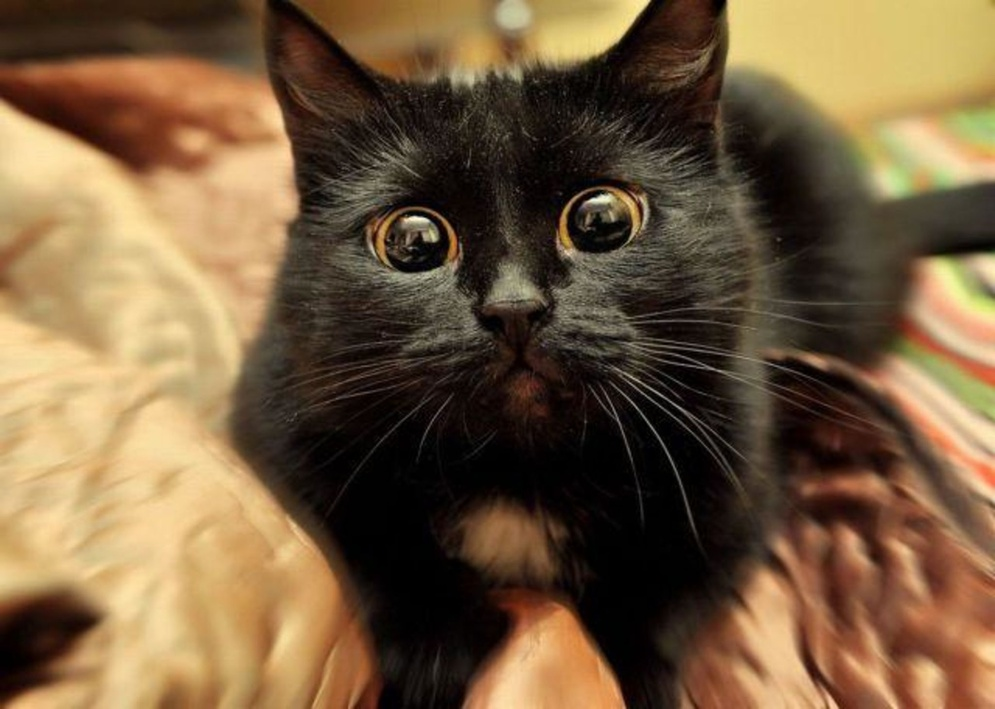
#> input picture PyCharm/pic/Cat.jpg, 995 x 709 px, shrunk from 2048 x 1459 before the run
$ jupyter execute --allow-errors Lab9_EX.ipynb
#> lines starting #> are read from the running program, lines starting #| are printed output that depends on the picture; after the words box and inside, x2 and y2 are one past the last pixel; in counts of white or black regions, pixels touching at a corner belong together
###  Вычислить площадь s, периметр р, ширину w, высоту h, отношение ширины к высоте w/h, отношение площади изображения к площади описывающего прямоугольника s/(wh), эквивалентный диаметр, центр масс, моменты бинарного изображения.

[cell 1]
import cv2
import numpy as np
from matplotlib import pyplot as plt

[cell 2]
img = cv2.imread('pic/Cat.jpg',0)
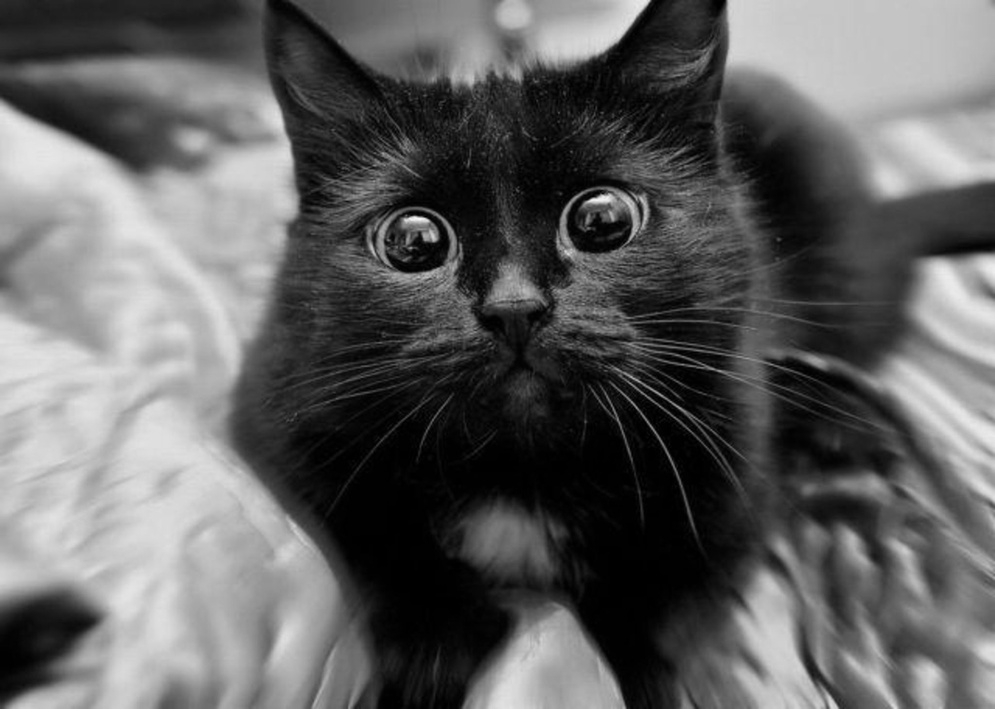
#> img: shape (709, 995); min 0, max 246, mean 96
img_cntrs = cv2.imread('pic/Cat.jpg',1)
#> img_cntrs is the input picture: shape (709, 995, 3); mean B, G, R 63, 92, 116.5
imag = cv2.imread('pic/Cat.jpg',0)

Получим контур и топологическую структуру изображения

[cell 3]
ret,thresh = cv2.threshold(img,0,255,0)
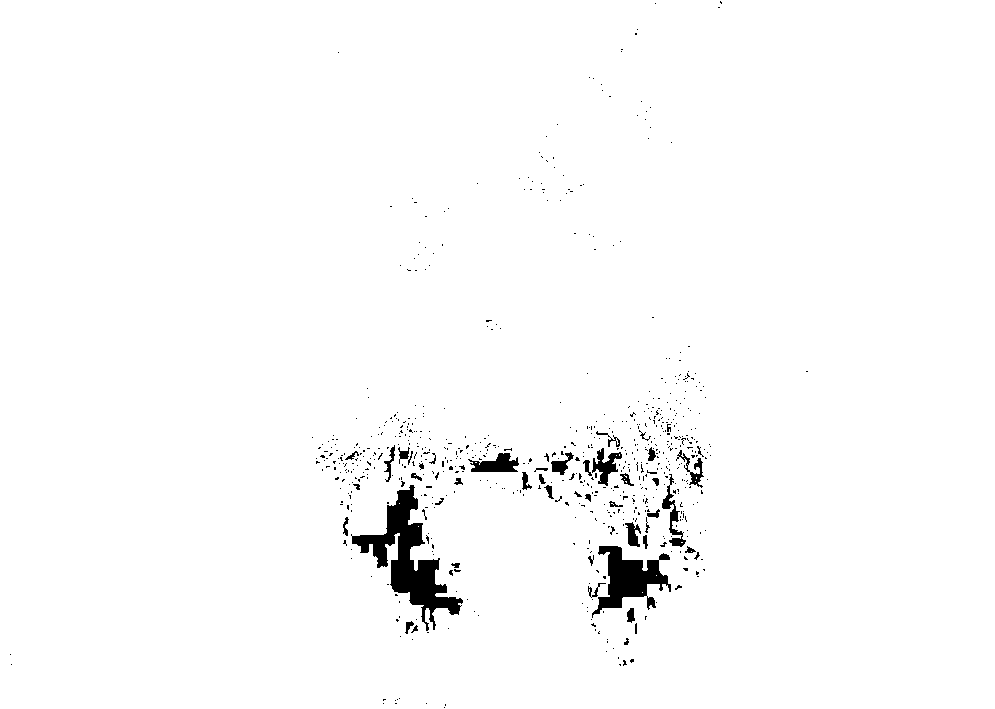
#> thresh: shape (709, 995); 98.2% white; 681 black regions (634 under 20 px), largest, box (x1, y1, x2, y2) and area: (351, 485, 463, 631) 4684, (592, 546, 671, 618) 2481, (468, 453, 519, 472) 594
#> (the rest of this cell did not finish here and is left out)
